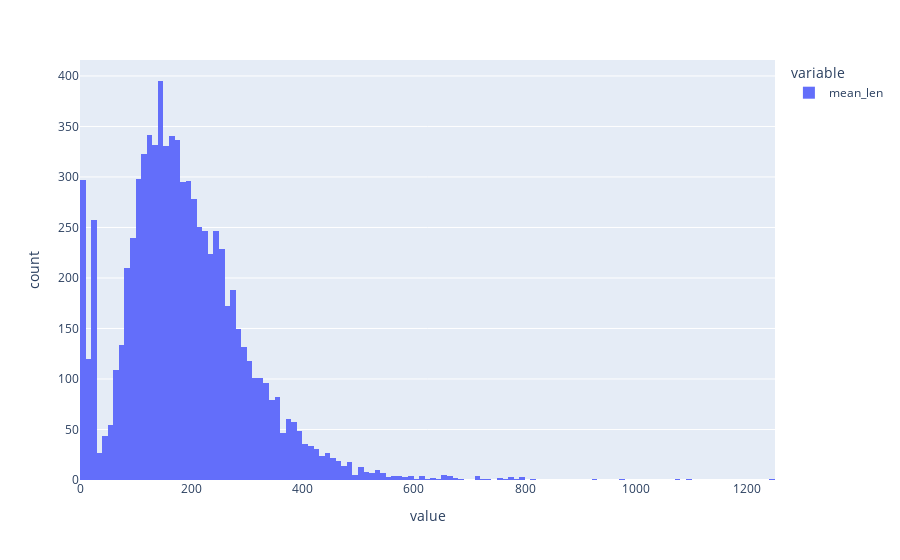

Source (notebook cell):
### Code cell
px.histogram(dataset.mean_len)

### Figure 1 — Plotly figure (JSON) as saved in the notebook; plotly's stock layout.template omitted (floating-point values rounded to 4 significant figures; data arrays with more than 128 entries replaced by an {"elided": "..."} marker saying what was removed)
{"data": [{"bingroup": "x", "hovertemplate": "variable=mean_len<br>value=%{x}<br>count=%{y}<extra></extra>", "legendgroup": "mean_len", "marker": {"color": "#636efa", "pattern": {"shape": ""}}, "name": "mean_len", "orientation": "v", "showlegend": true, "type": "histogram", "x": {"elided": "8088 float values"}, "xaxis": "x", "yaxis": "y"}], "layout": {"barmode": "relative", "legend": {"title": {"text": "variable"}, "tracegroupgap": 0}, "margin": {"t": 60}, "xaxis": {"anchor": "y", "domain": [0, 1], "title": {"text": "value"}}, "yaxis": {"anchor": "x", "domain": [0, 1], "title": {"text": "count"}}}}
